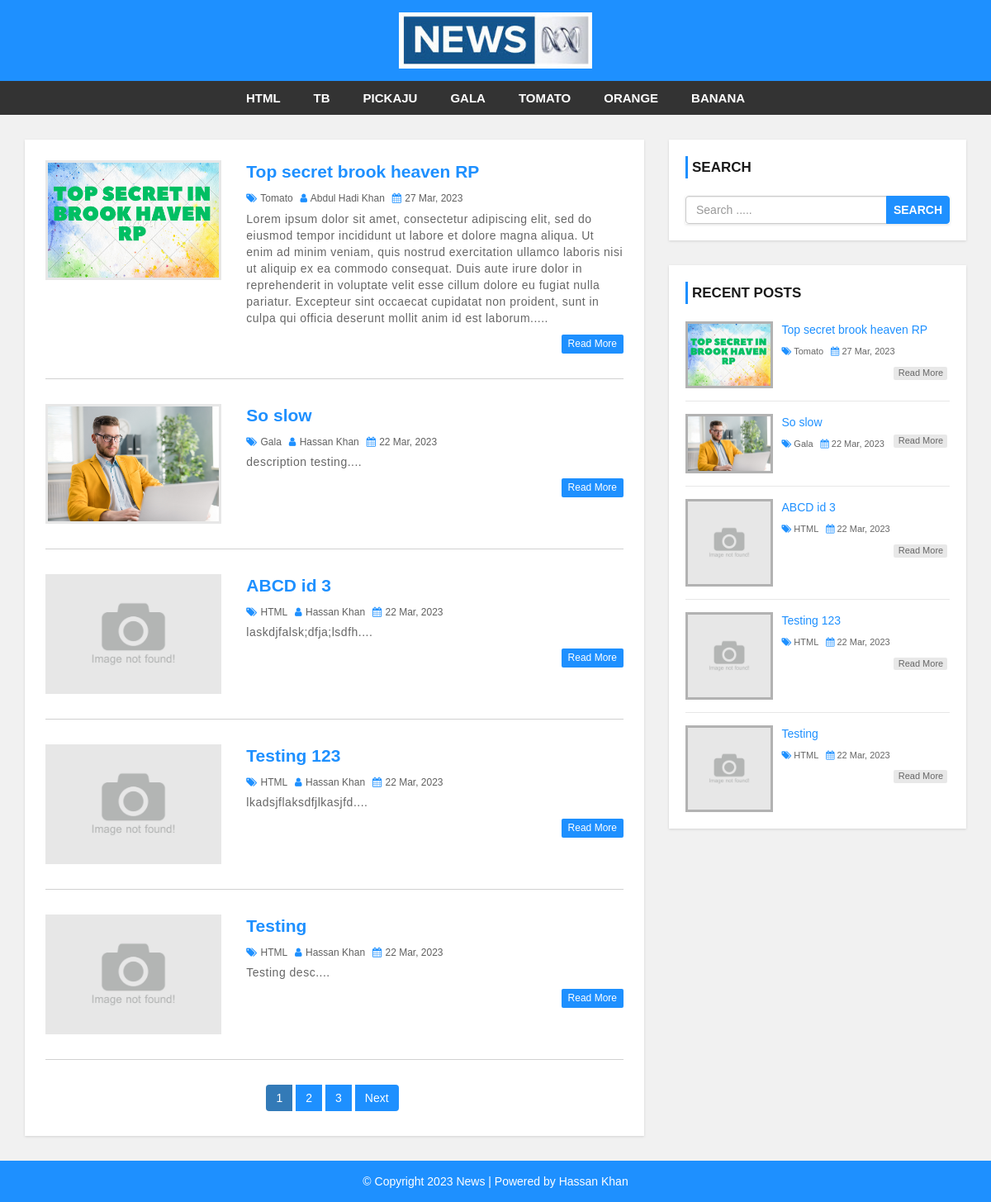
Before: / with the older database file.
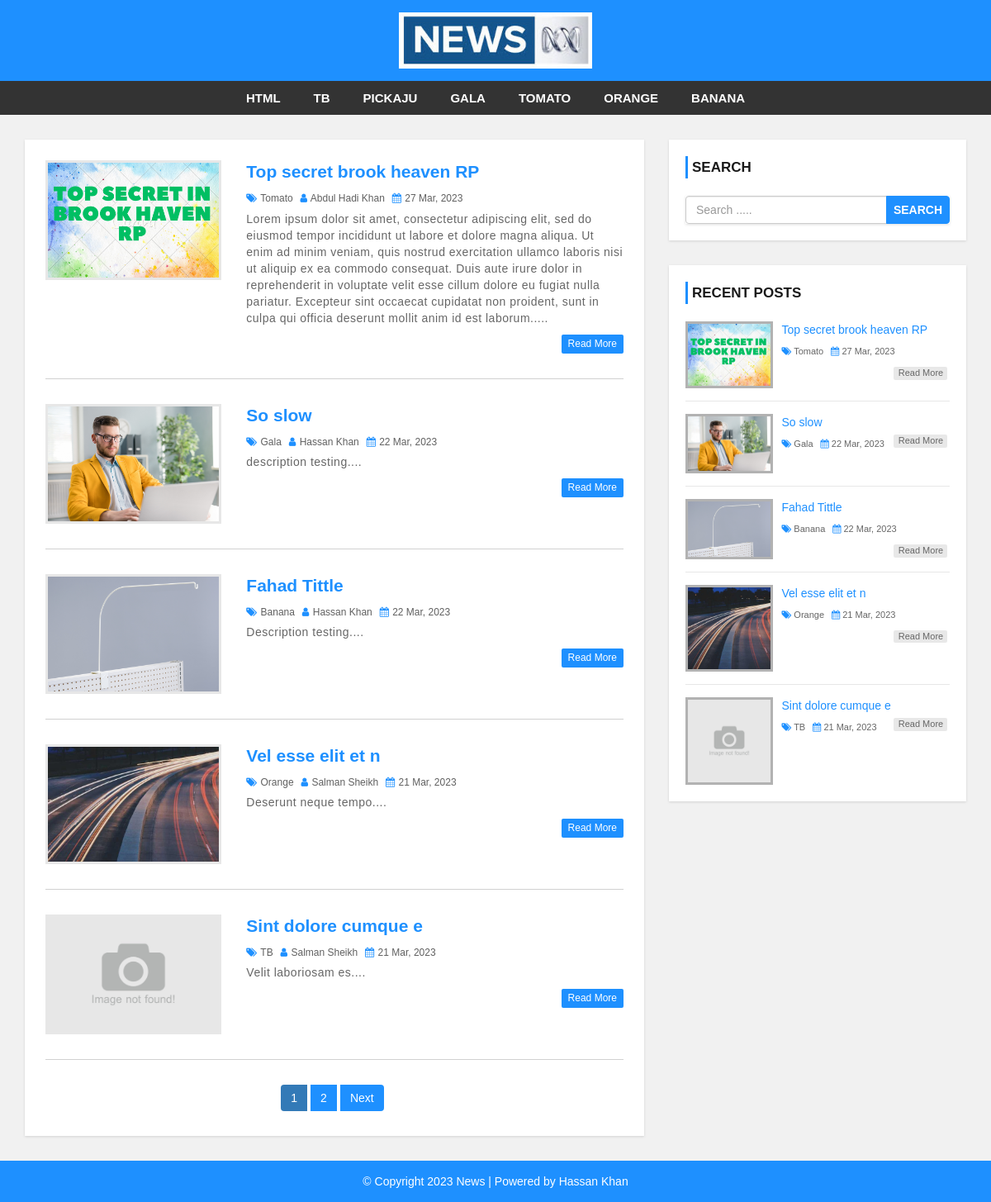
After: the same page with the newer database file.
### tables this page shows
CREATE TABLE `category` (
  `cat_id` int(11) NOT NULL,
  `cat_name` varchar(30) NOT NULL,
  `post` int(11) NOT NULL
);

CREATE TABLE `post` (
  `post_id` int(11) NOT NULL,
  `title` varchar(50) NOT NULL,
  `description` text NOT NULL,
  `category` int(11) NOT NULL,
  `post_date` varchar(50) NOT NULL,
  `author` int(11) NOT NULL,
  `post_img` varchar(100) NOT NULL
);

CREATE TABLE `users` (
  `user_id` int(11) NOT NULL,
  `first_name` varchar(30) NOT NULL,
  `last_name` varchar(30) NOT NULL,
  `username` varchar(30) NOT NULL,
  `num_of_posts` int(11) NOT NULL DEFAULT 0,
  `password` varchar(40) NOT NULL,
  `role` int(1) NOT NULL
);

### admin/config.php (called while the page is built, shortened)
<?php
$BASE_URL = "/news";

### index.php (the view, shortened to what this page needs)
<?php include 'header.php';
$limit = 5;
if (isset($_GET['page'])) {
    $page = $_GET['page'];
} else {
    $page = 1;
}
$offset = ($page - 1) * $limit;
$sql = "SELECT post_id, title, description, first_name, last_name, cat_id, cat_name, post_date, username, post_img, author FROM post p
        LEFT JOIN category cat ON p.category = cat.cat_id
        LEFT JOIN users usr ON p.author = usr.user_id
        ORDER BY p.post_id DESC LIMIT {$offset}, {$limit}";
$result = mysqli_query($conn, $sql) or die("Posts view Query failed!");
?>
<div id="main-content">
    <div class="container">
        <div class="row">
            <div class="col-md-8">
                <div class="post-container">
                    <?php if (mysqli_num_rows($result) > 0) {
                        foreach ($result as $keys) {
                    ?>
                            <div class="post-content">
                                <div class="row">
                                    <div class="col-md-4">
                                        <?php
                                        $defaultPath = "admin/images/404-shot.webp";
                                        $imagePath = "admin/upload/" . $keys['post_img'];
                                        ?>
                                        <a class="post-img" href='single.php?id=<?php echo $keys["post_id"]; ?>'><img src="<?php echo !file_exists($imagePath) ? $defaultPath : $imagePath ?>" alt="<?php echo !file_exists($imagePath) ? "Image not found 404" : substr($keys['post_img'], 0, -4) ?>" /></a>
                                    </div>
                                    <div class="col-md-8">
                                        <div class="inner-content clearfix">
                                            <h3><a href='single.php?id=<?php echo $keys["post_id"]; ?>'><?php echo $keys['title']; ?></a></h3>
                                            <div class="post-information">
                                                <span>
                                                    <i class="fa fa-tags" aria-hidden="true"></i>
                                                    <a href='category.php?id=<?php echo $keys['cat_id'] ?>'><?php echo $keys['cat_name'] == "" ? "Uncategorized" : $keys['cat_name']; ?></a>
                                                </span>
                                                <span>
                                                    <i class="fa fa-user" aria-hidden="true"></i>
                                                    <a href='author.php?aid=<?php echo $keys['author']?>'><?php echo $keys['first_name'] . " " . $keys['last_name']; ?></a>
                                                </span>
                                                <span>
                                                    <i class="fa fa-calendar" aria-hidden="true"></i>
                                                    <?php echo $keys['post_date']; ?>
                                                </span>
                                            </div>
                                            <p class="description">
                                                <?php echo $keys['description']; ?>....
                                            </p>
                                            <a class='read-more pull-right' href='single.php?id=<?php echo $keys["post_id"]; ?>'>read more</a>
                                        </div>
                                    </div>
                                </div>
                            </div>
                    <?php
                        }
                    } else {
                        echo "<h2>No Post Found!</h2>";
                    }
                    if (mysqli_num_rows($result) > 0) {
                        $sql1 = "SELECT * FROM post";
                        $result1 = mysqli_query($conn, $sql1) or die("Pagination Calculation Query failed!");
                        if (mysqli_num_rows($result1)) {
                            $total_records = mysqli_num_rows($result1);
                            $total_page = ceil($total_records / $limit);
                            echo "<ul class='pagination admin-pagination'>";
                            for ($i = 1; $i <= $total_page; $i++) {
                                if ($i == $page) {
                                    $active = "active";
                                } else {
                                    $active = "";
                                }
                                echo "<li class='$active'><a href='$BASE_URL?page=$i'>$i</a></li>";
                            }
                            if ($total_page > $page) {
                                echo "<li><a href=$BASE_URL?page=" . (++$page) . ">Next</a></li>";
                            }
                            echo "</ul>";
                        }
                    }
                    ?>
                </div>
            </div>
            <?php include 'sidebar.php'; ?>
        </div>
    </div>
</div>
<?php mysqli_close($conn);
include 'footer.php'; ?>

### header.php (shortened to what this page needs)
<?php include_once "config.php";
$currentPageTitle = basename($_SERVER['PHP_SELF']);
?>
<!DOCTYPE html>
<html lang="en">
<head>
    <link rel="stylesheet" href="css/bootstrap.min.css" />
    <link rel="stylesheet" href="css/font-awesome.css">
    <link rel="stylesheet" href="css/style.css">
</head>
<body>
    <div id="header">
        <div class="container">
            <div class="row">
                <div class=" col-md-offset-4 col-md-4">
                    <a href="<?php echo $BASE_URL ?>" id="logo"><img src="./admin/images/news.jpg"></a>
                </div>
            </div>
        </div>
    </div>
    <div id="menu-bar">
        <div class="container">
            <div class="row">
                <div class="col-md-12">
                    <ul class='menu'>
                        <?php
                        $sql = "SELECT * FROM category WHERE category.post > 0";
                        $result = mysqli_query($conn, $sql) or die("Query failed: Header Category");
                        if (mysqli_num_rows($result) > 0) {
                            foreach ($result as $keys) {
                                if ($currentPageTitle == "category.php" && $_GET['id'] == $keys['cat_id']) {
                                    $active = "active";
                                } else {
                                    $active = "";
                                }
                                echo "<li><a class='$active' href='category.php?id={$keys['cat_id']}'>{$keys['cat_name']}</a></li>";
                            }
                        }
                        ?>
                    </ul>
                </div>
            </div>
        </div>
    </div>

### sidebar.php
<?php include_once "config.php" ?>
<div id="sidebar" class="col-md-4">
    <div class="search-box-container">
        <h4>Search</h4>
        <form class="search-post" action="search.php" method="GET">
            <div class="input-group">
                <input type="text" name="search" class="form-control" placeholder="Search .....">
                <span class="input-group-btn">
                    <button type="submit" class="btn btn-danger">Search</button>
                </span>
            </div>
        </form>
    </div>
    <section class="recent-post-container">
        <h4>Recent Posts</h4>
        <?php
        $sql = "SELECT post_id, title, post_img, cat_name, post_date FROM post p
        LEFT JOIN category cat ON p.category = cat.cat_id
        ORDER BY p.post_id DESC LIMIT 0, 5";
        $result = mysqli_query($conn, $sql) or die("Query failed!");
        if (mysqli_num_rows($result) > 0) {
            foreach ($result as $keys) {
        ?>
                <div class="recent-post">
                    <?php
                    $defaultPath = "admin/images/404-shot.webp";
                    $imagePath = "admin/upload/" . $keys['post_img'];
                    ?>
                    <a class="post-img" href='single.php?id=<?php echo $keys["post_id"]; ?>'><img src="<?php echo !file_exists($imagePath) ? $defaultPath : $imagePath ?>" alt="<?php echo !file_exists($imagePath) ? "Image not found 404" : substr($keys['post_img'], 0, -4) ?>" /></a>
                    <div class="post-content">
                        <h5><a href='single.php?id=<?php echo $keys["post_id"]; ?>'><?php echo $keys['title']; ?></a></h5>
                        <span>
                            <i class="fa fa-tags" aria-hidden="true"></i>
                            <a href='category.php'><?php echo $keys['cat_name'] == "" ? "Uncategorized" : $keys['cat_name']; ?></a>
                        </span>
                        <span>
                            <i class="fa fa-calendar" aria-hidden="true"></i>
                            <?php echo $keys['post_date']; ?>
                        </span>
                        <a class='read-more pull-right' href='single.php?id=<?php echo $keys["post_id"]; ?>'>read more</a>
                    </div>
                </div>
        <?php
            }
        }
        ?>
    </section>
</div>

### footer.php
<div id="footer">
    <div class="container">
        <div class="row">
            <div class="col-md-12">
                <span>© Copyright <?php echo date("Y") ?> News | Powered by <a href="#">Hassan Khan</a></span>
            </div>
        </div>
    </div>
</div>
</body>
</html>

### css/style.css (style rules this page uses)
body { background: #f1f1f1; font-family: sans-serif, arial, Helvetica; }
a, a:hover, a:focus { text-decoration: none; outline: none; }
ul { margin: 0; padding: 0; list-style: none; }
form { background: #fff; padding: 25px; box-shadow: 0 1px 3px rgba(0, 0, 0, 0.13); }
#header { background: #1e90ff; text-align: center; padding: 15px; }
#logo { display: inline-block; width: 65%; }
#logo img { width: 100%; }
#menu-bar { background: #333; text-align: center; }
#menu-bar .menu > li { display: inline-block; }
.menu > li > a { padding: 10px 20px; display: block; text-transform: uppercase; color: #fff; font-size: 15px; font-weight: 600; transition: all 0.5s ease 0s; }
#main-content { padding: 30px 0; min-height: 750px; }
#main-content .post-container { background-color: #fff; padding: 25px; box-shadow: 0 1px 3px rgba(0, 0, 0, 0.13); }
#main-content .post-content { border-bottom: 1px solid #d1d1d1; padding: 0 0 30px; margin-bottom: 30px; }
#main-content .post-content img { max-width: 100%; width: 900px; height: 400px; object-fit: cover; }
#main-content .post-content .post-img { border: 3px solid #e7e7e7; display: block; height: 145px; overflow: hidden; transition: border 0.3s; }
#main-content .post-content h3 { font-size: 21px; line-height: 28px; font-weight: 600; margin: 0 0 7px; }
#main-content .post-content h3 a { color: #1e90ff; transition: all 0.3s; }
#main-content .post-content .post-information span { color: #606060; font-size: 12px; text-transform: capitalize; margin: 0 5px 5px 0; display: inline-block; }
#main-content .post-content .post-information i { color: #1e90ff; margin-right: 1px; }
#main-content .post-content .post-information a { color: #606060; text-decoration: none; }
#main-content .post-content p, #main-content .single-post p { color: #666; font-size: 14px; letter-spacing: 0.5px; margin: 0 0 10px; }
#main-content .post-content a.read-more { color: #fff; background-color: #1e90ff; font-size: 12px; text-transform: capitalize; padding: 3px 8px; border-radius: 2px; transition: all 0.3s; }
.pagination { display: block; text-align: center; margin: 0; }
.pagination li { display: inline-block; margin: 0 5px 0 0; }
.pagination li a { border: none; background: #1e90ff; color: #fff; }
.pagination > li.active > a { pointer-events: none !important; }
i.fa { color: #222; }
#sidebar h4 { color: #1a1a1a; font-size: 17px; line-height: 27px; font-weight: 600; text-transform: uppercase; padding: 0 0 0 5px; margin: 0 0 21px; border-left: 3px solid #1e90ff; }
#sidebar .search-box-container { background-color: #fff; padding: 20px; margin: 0 0 30px; box-shadow: 0 1px 3px rgba(0, 0, 0, 0.13); }
#sidebar .search-post { padding: 0; }
#sidebar .search-post input { color: #606060; }
#sidebar .search-post .btn { font-weight: 600; text-transform: uppercase; padding: 6px 8px; background-color: #1e90ff; border-color: #1e90ff; outline: none; }
#sidebar .recent-post-container { padding: 20px; background: #fff; box-shadow: 0 1px 3px rgba(0, 0, 0, 0.13); }
#sidebar .recent-post { border-bottom: 1px solid #e7e7e7; padding: 0 0 15px; margin: 0 0 15px; }
#sidebar .recent-post:last-child { margin: 0; padding: 0; border: none; }
#sidebar .recent-post .post-img { display: inline-block; width: 33%; border: 3px solid rgba(0, 0, 0, 0.3); vertical-align: top; transition: border 0.3s; }
#sidebar .recent-post .post-img img { width: 100%; }
#sidebar .recent-post .post-content { width: 65%; display: inline-block; border: none; padding: 0 0 0 7px; margin: 0; }
#sidebar .recent-post h5 { font-size: 14px; line-height: 20px; margin: 0 0 5px; }
#sidebar .recent-post h5 a { color: #1e90ff; }
#sidebar .recent-post span { color: #666; font-size: 11px; display: inline-block; margin: 0 5px 10px 0; }
#sidebar .recent-post span a { color: #666; }
#sidebar .recent-post span i { color: #1e90ff; }
#sidebar .recent-post a.read-more { color: #666; background-color: rgba(0, 0, 0, 0.09); width: 65px; font-size: 11px; text-align: center; padding: 0; display: block; transition: all 0.3s; }
#footer { color: #fff; padding: 15px 0; text-align: center; background-color: #1e90ff; }
#footer a { color: #fff; }
#main-content .post-content .post-img > img { width: 100%; height: 100%; }

Changed rows visible on the page:
removed post: title "ABCD id 3", category.cat_name "HTML", users.first_name "Hassan", users.last_name "Khan", post_date "22 Mar, 2023", description "laskdjfalsk;dfja;lsdfh"
removed post: title "Testing 123", category.cat_name "HTML", users.first_name "Hassan", users.last_name "Khan", post_date "22 Mar, 2023", description "lkadsjflaksdfjlkasjfd"
removed post: title "Testing", category.cat_name "HTML", users.first_name "Hassan", users.last_name "Khan", post_date "22 Mar, 2023", description "Testing desc"
now on this page (row unchanged): post: post_img (picture), title "Fahad Tittle", category.cat_name "Banana", users.first_name "Hassan", users.last_name "Khan", post_date "22 Mar, 2023", description "Description testing"
now on this page (row unchanged): post: post_img (picture), title "Vel esse elit et n", category.cat_name "Orange", users.first_name "Salman", users.last_name "Sheikh", post_date "21 Mar, 2023", description "Deserunt neque tempo"
now on this page (row unchanged): post: title "Sint dolore cumque e", category.cat_name "TB", users.first_name "Salman", users.last_name "Sheikh", post_date "21 Mar, 2023", description "Velit laboriosam es"
Other visible differences:
list line gone: "3"
